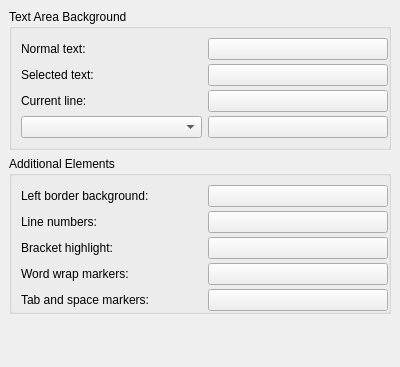
<ui version="4.0" >
 <class>SchemaConfigColorTab</class>
 <widget class="QWidget" name="SchemaConfigColorTab" >
  <property name="geometry" >
   <rect>
    <x>0</x>
    <y>0</y>
    <width>400</width>
    <height>367</height>
   </rect>
  </property>
  <layout class="QVBoxLayout" >
   <property name="spacing" >
    <number>6</number>
   </property>
   <property name="leftMargin" >
    <number>9</number>
   </property>
   <property name="topMargin" >
    <number>9</number>
   </property>
   <property name="rightMargin" >
    <number>9</number>
   </property>
   <property name="bottomMargin" >
    <number>0</number>
   </property>
   <item>
    <widget class="QGroupBox" name="groupBox" >
     <property name="title" >
      <string>Text Area Background</string>
     </property>
     <property name="flat" >
      <bool>true</bool>
     </property>
     <layout class="QGridLayout" >
      <property name="leftMargin" >
       <number>9</number>
      </property>
      <property name="topMargin" >
       <number>9</number>
      </property>
      <property name="rightMargin" >
       <number>0</number>
      </property>
      <property name="bottomMargin" >
       <number>9</number>
      </property>
      <property name="horizontalSpacing" >
       <number>6</number>
      </property>
      <property name="verticalSpacing" >
       <number>4</number>
      </property>
      <item row="3" column="1" >
       <widget class="KColorButton" name="markers" >
        <property name="whatsThis" >
         <string>&lt;p>Sets the background color of the selected marker type.&lt;/p>&lt;p>&lt;b>Note&lt;/b>: The marker color is displayed lightly because of transparency.&lt;/p></string>
        </property>
       </widget>
      </item>
      <item row="2" column="1" >
       <widget class="KColorButton" name="current" >
        <property name="whatsThis" >
         <string>&lt;p>Sets the background color of the currently active line, which means the line where your cursor is positioned.&lt;/p></string>
        </property>
       </widget>
      </item>
      <item row="1" column="1" >
       <widget class="KColorButton" name="selected" >
        <property name="whatsThis" >
         <string>&lt;p>Sets the background color of the selection.&lt;/p>&lt;p>To set the text color for selected text, use the "&lt;b>Configure Highlighting&lt;/b>" dialog.&lt;/p></string>
        </property>
       </widget>
      </item>
      <item row="0" column="1" >
       <widget class="KColorButton" name="back" >
        <property name="whatsThis" >
         <string>&lt;p>Sets the background color of the editing area.&lt;/p></string>
        </property>
       </widget>
      </item>
      <item row="3" column="0" >
       <widget class="KComboBox" name="combobox" >
        <property name="whatsThis" >
         <string>&lt;p>Select the marker type you want to change.&lt;/p></string>
        </property>
       </widget>
      </item>
      <item row="2" column="0" >
       <widget class="QLabel" name="label_3" >
        <property name="text" >
         <string>Current line:</string>
        </property>
       </widget>
      </item>
      <item row="1" column="0" >
       <widget class="QLabel" name="label_2" >
        <property name="text" >
         <string>Selected text:</string>
        </property>
       </widget>
      </item>
      <item row="0" column="0" >
       <widget class="QLabel" name="label" >
        <property name="text" >
         <string>Normal text:</string>
        </property>
       </widget>
      </item>
     </layout>
    </widget>
   </item>
   <item>
    <widget class="QGroupBox" name="groupBox_2" >
     <property name="title" >
      <string>Additional Elements</string>
     </property>
     <property name="flat" >
      <bool>true</bool>
     </property>
     <layout class="QGridLayout" >
      <property name="leftMargin" >
       <number>9</number>
      </property>
      <property name="topMargin" >
       <number>9</number>
      </property>
      <property name="rightMargin" >
       <number>0</number>
      </property>
      <property name="bottomMargin" >
       <number>0</number>
      </property>
      <property name="horizontalSpacing" >
       <number>6</number>
      </property>
      <property name="verticalSpacing" >
       <number>4</number>
      </property>
      <item row="4" column="1" >
       <widget class="KColorButton" name="tmarker" >
        <property name="whatsThis" >
         <string>&lt;p>Sets the color of the tabulator marks.&lt;/p></string>
        </property>
       </widget>
      </item>
      <item row="3" column="1" >
       <widget class="KColorButton" name="wwmarker" >
        <property name="whatsThis" >
         <string>&lt;p>Sets the color of Word Wrap-related markers:&lt;/p>&lt;dl>&lt;dt>Static Word Wrap&lt;/dt>&lt;dd>A vertical line which shows the column where text is going to be wrapped&lt;/dd>&lt;dt>Dynamic Word Wrap&lt;/dt>&lt;dd>An arrow shown to the left of visually-wrapped lines&lt;/dd>&lt;/dl></string>
        </property>
       </widget>
      </item>
      <item row="2" column="1" >
       <widget class="KColorButton" name="bracket" >
        <property name="whatsThis" >
         <string>&lt;p>Sets the bracket matching color. This means, if you place the cursor e.g. at a &lt;b>(&lt;/b>, the matching &lt;b>)&lt;/b> will be highlighted with this color.&lt;/p></string>
        </property>
       </widget>
      </item>
      <item row="1" column="1" >
       <widget class="KColorButton" name="linenumber" >
        <property name="whatsThis" >
         <string>&lt;p>This color will be used to draw the line numbers (if enabled) and the lines in the code-folding pane.&lt;/p></string>
        </property>
       </widget>
      </item>
      <item row="0" column="1" >
       <widget class="KColorButton" name="iconborder" />
      </item>
      <item row="4" column="0" >
       <widget class="QLabel" name="label_8" >
        <property name="text" >
         <string>Tab and space markers:</string>
        </property>
       </widget>
      </item>
      <item row="3" column="0" >
       <widget class="QLabel" name="label_7" >
        <property name="text" >
         <string>Word wrap markers:</string>
        </property>
       </widget>
      </item>
      <item row="2" column="0" >
       <widget class="QLabel" name="label_4" >
        <property name="text" >
         <string>Bracket highlight:</string>
        </property>
       </widget>
      </item>
      <item row="0" column="0" >
       <widget class="QLabel" name="label_6" >
        <property name="text" >
         <string>Left border background:</string>
        </property>
       </widget>
      </item>
      <item row="1" column="0" >
       <widget class="QLabel" name="label_5" >
        <property name="text" >
         <string>Line numbers:</string>
        </property>
       </widget>
      </item>
     </layout>
    </widget>
   </item>
   <item>
    <spacer>
     <property name="orientation" >
      <enum>Qt::Vertical</enum>
     </property>
     <property name="sizeHint" stdset="0" >
      <size>
       <width>20</width>
       <height>40</height>
      </size>
     </property>
    </spacer>
   </item>
  </layout>
 </widget>
 <customwidgets>
  <customwidget>
   <class>KColorButton</class>
   <extends>QPushButton</extends>
   <header>kcolorbutton.h</header>
  </customwidget>
  <customwidget>
   <class>KComboBox</class>
   <extends>QComboBox</extends>
   <header>kcombobox.h</header>
  </customwidget>
 </customwidgets>
 <resources/>
 <connections/>
</ui>
